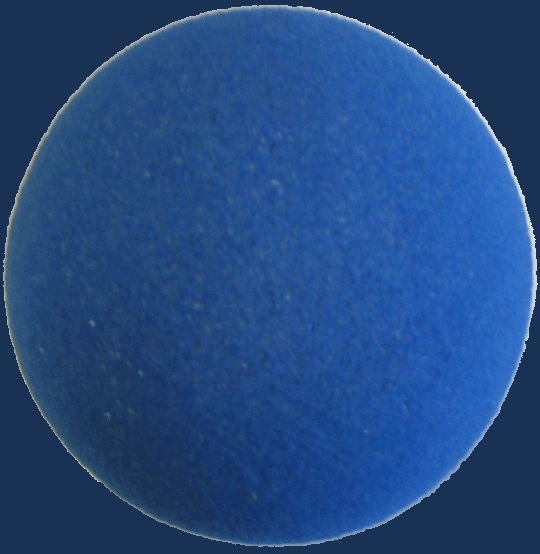
#> input picture ball.jpg, 540 x 554 px, given in place of the camera
$ python TrackBlueBall.py   (Python 2 division)
#> lines starting #> are read from the running program, lines starting #| are printed output that depends on the picture; after the words box and inside, x2 and y2 are one past the last pixel; in counts of white or black regions, pixels touching at a corner belong together
#! /usr/bin/env python

import cv
import cv2
import math
import numpy as np

gray_window          = "Grayscale Output"
color_tracker_window = "Color Tracker"
filtered_window      = "HSV Output"

class ColorTracker:

    def __init__(self):

        # Open Windows
        cv2.namedWindow(color_tracker_window, 1)
        cv2.namedWindow(filtered_window, 1)
        cv2.namedWindow(gray_window, 1)

        # Open webcam stream
        self.VideoCapture = cv2.VideoCapture(0)
        if self.VideoCapture.open(0):
            print "Opened camera"
        else:
            print "Failed open"

    def run(self):
        while True:

            # Grab an image from the webcam
            success, img = self.VideoCapture.read()
#> img is the input picture: shape (554, 540, 3); mean B, G, R 129.1, 73.8, 35.6
            if success:
                print "Grabbed frame:"
            else:
                print "Failed to grab new frame."


            #convert the image to hsv(Hue, Saturation, Value) so its
            #easier to determine the color to track(hue)
            hsv_img = cv2.cvtColor(img, cv2.COLOR_BGR2HSV)
#> hsv_img: shape (554, 540, 3); mean H, S, V 107.5, 183.7, 129.1

            # Convert HSV image to grayscale (BGR2GRAY collapses three
            #  channels into one, so that still works here)
            hsv_to_gray = cv2.cvtColor(hsv_img, cv2.COLOR_BGR2GRAY)
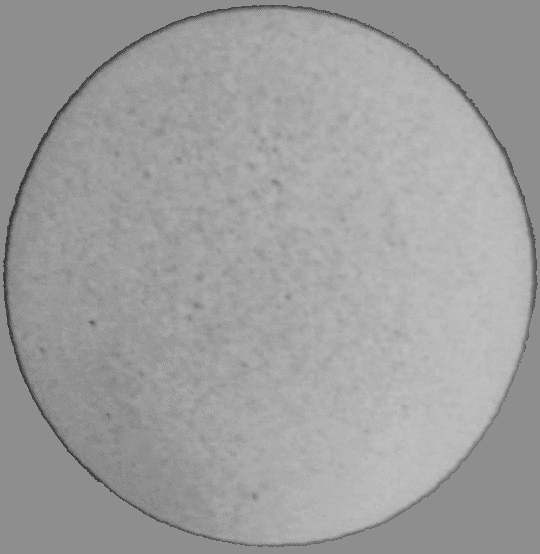
#> hsv_to_gray: shape (554, 540); min 46, max 191, mean 158.9

            # Blur the image to reduce some noise
            gray_image = cv2.GaussianBlur(hsv_to_gray, (7,7),0)
            retval, gray_image_thresh = cv2.threshold(gray_image, 150, 255, 0)
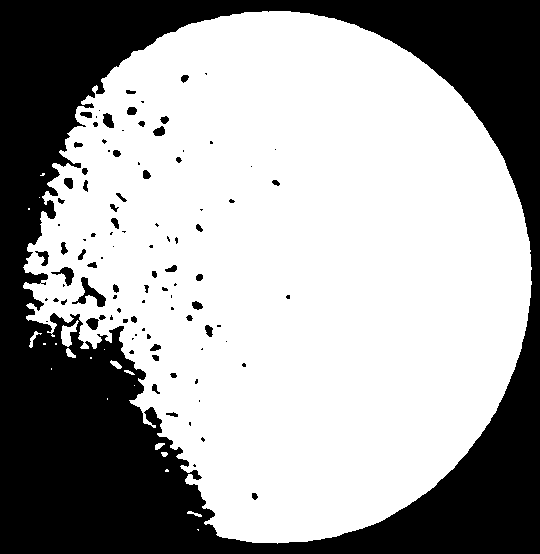
#> gray_image_thresh: shape (554, 540); 63.8% white; 100 black regions (53 under 20 px), largest, box (x1, y1, x2, y2) and area: (0, 0, 540, 554) 105249, (72, 277, 106, 307) 337, (51, 267, 74, 286) 174


#> (the run stopped early here; a loop or call above may not have finished)
